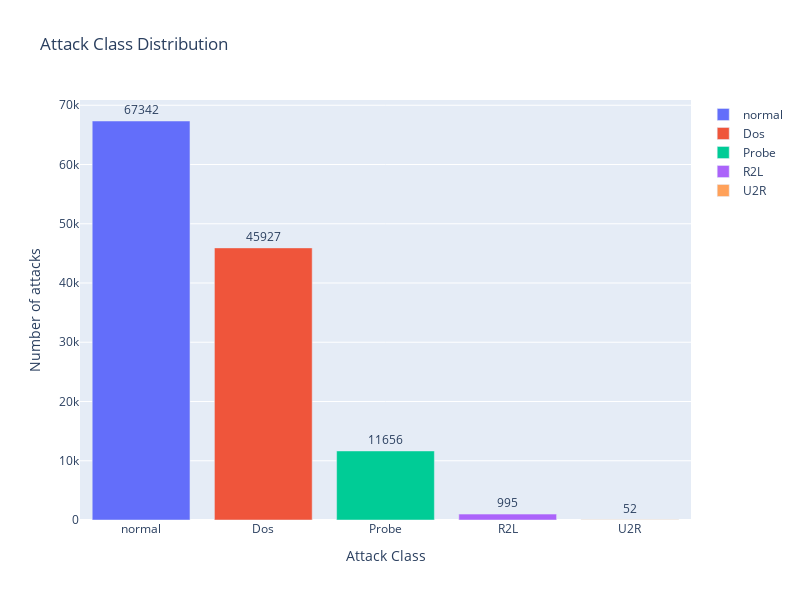

Notebook source saved alongside this figure:
### Code cell
fig = go.Figure(data=[
    go.Bar(name='normal', 
        y=df["attack"].value_counts().values[0:1],
        x=['normal'],
        text = df["attack"].value_counts()[0:1],
        orientation='v',
        textposition='outside',),
    go.Bar(name='Dos', 
        y=df["attack"].value_counts().values[1:2],
        x=['Dos'],
        text = df["attack"].value_counts()[1:2],
        orientation='v',
        textposition='outside',),
    go.Bar(name='Probe', 
        y=df["attack"].value_counts().values[2:3],
        x=['Probe'],
        text = df["attack"].value_counts()[2:3],
        orientation='v',
        textposition='outside',),
    go.Bar(name='R2L', 
        y=df["attack"].value_counts().values[3:4],
        x=['R2L'],
        text = df["attack"].value_counts()[3:4],
        orientation='v',
        textposition='outside',),
    go.Bar(name='U2R', 
        y=df["attack"].value_counts().values[4:5],
        x=['U2R'],
        text = df["attack"].value_counts()[4:5],
        orientation='v',
        textposition='outside',),
])
# Change the bar mode
fig.update_layout(
                  width=800,
                  height=600,
                  title=f'Attack Class Distribution',
                  yaxis_title='Number of attacks',
                  xaxis_title='Attack Class',)
iplot(fig)

### Figure 1 — Plotly figure (JSON) as saved in the notebook; plotly's stock layout.template omitted (floating-point values rounded to 4 significant figures)
{"data": [{"name": "normal", "orientation": "v", "text": [67342], "textposition": "outside", "type": "bar", "x": ["normal"], "y": [67342]}, {"name": "Dos", "orientation": "v", "text": [45927], "textposition": "outside", "type": "bar", "x": ["Dos"], "y": [45927]}, {"name": "Probe", "orientation": "v", "text": [11656], "textposition": "outside", "type": "bar", "x": ["Probe"], "y": [11656]}, {"name": "R2L", "orientation": "v", "text": [995], "textposition": "outside", "type": "bar", "x": ["R2L"], "y": [995]}, {"name": "U2R", "orientation": "v", "text": [52], "textposition": "outside", "type": "bar", "x": ["U2R"], "y": [52]}], "layout": {"height": 600, "title": {"text": "Attack Class Distribution"}, "width": 800, "xaxis": {"title": {"text": "Attack Class"}}, "yaxis": {"title": {"text": "Number of attacks"}}}}
